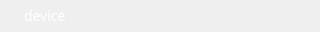
<?xml version="1.0" encoding="UTF-8"?>
<ui version="4.0">
 <class>NEDeviceItemWidget</class>
 <widget class="QWidget" name="NEDeviceItemWidget">
  <property name="geometry">
   <rect>
    <x>0</x>
    <y>0</y>
    <width>320</width>
    <height>32</height>
   </rect>
  </property>
  <property name="minimumSize">
   <size>
    <width>320</width>
    <height>32</height>
   </size>
  </property>
  <property name="maximumSize">
   <size>
    <width>320</width>
    <height>32</height>
   </size>
  </property>
  <property name="cursor">
   <cursorShape>PointingHandCursor</cursorShape>
  </property>
  <property name="windowTitle">
   <string>Form</string>
  </property>
  <property name="styleSheet">
   <string notr="true">color:transparent;</string>
  </property>
  <layout class="QHBoxLayout" name="horizontalLayout">
   <property name="spacing">
    <number>0</number>
   </property>
   <property name="leftMargin">
    <number>24</number>
   </property>
   <property name="topMargin">
    <number>0</number>
   </property>
   <property name="rightMargin">
    <number>12</number>
   </property>
   <property name="bottomMargin">
    <number>0</number>
   </property>
   <item>
    <widget class="QLabel" name="lblDeviceName">
     <property name="styleSheet">
      <string notr="true">font-family: PingFangSC-Regular;
font-size: 14px;
color: #FFFFFF;</string>
     </property>
     <property name="text">
      <string>device</string>
     </property>
    </widget>
   </item>
   <item>
    <widget class="QLabel" name="lblCheckIcon">
     <property name="minimumSize">
      <size>
       <width>14</width>
       <height>14</height>
      </size>
     </property>
     <property name="maximumSize">
      <size>
       <width>14</width>
       <height>14</height>
      </size>
     </property>
     <property name="styleSheet">
      <string notr="true">QLabel#lblCheckIcon{
	border-image: url(:/image/right_white.svg);
}</string>
     </property>
     <property name="text">
      <string/>
     </property>
    </widget>
   </item>
  </layout>
 </widget>
 <resources/>
 <connections/>
</ui>
